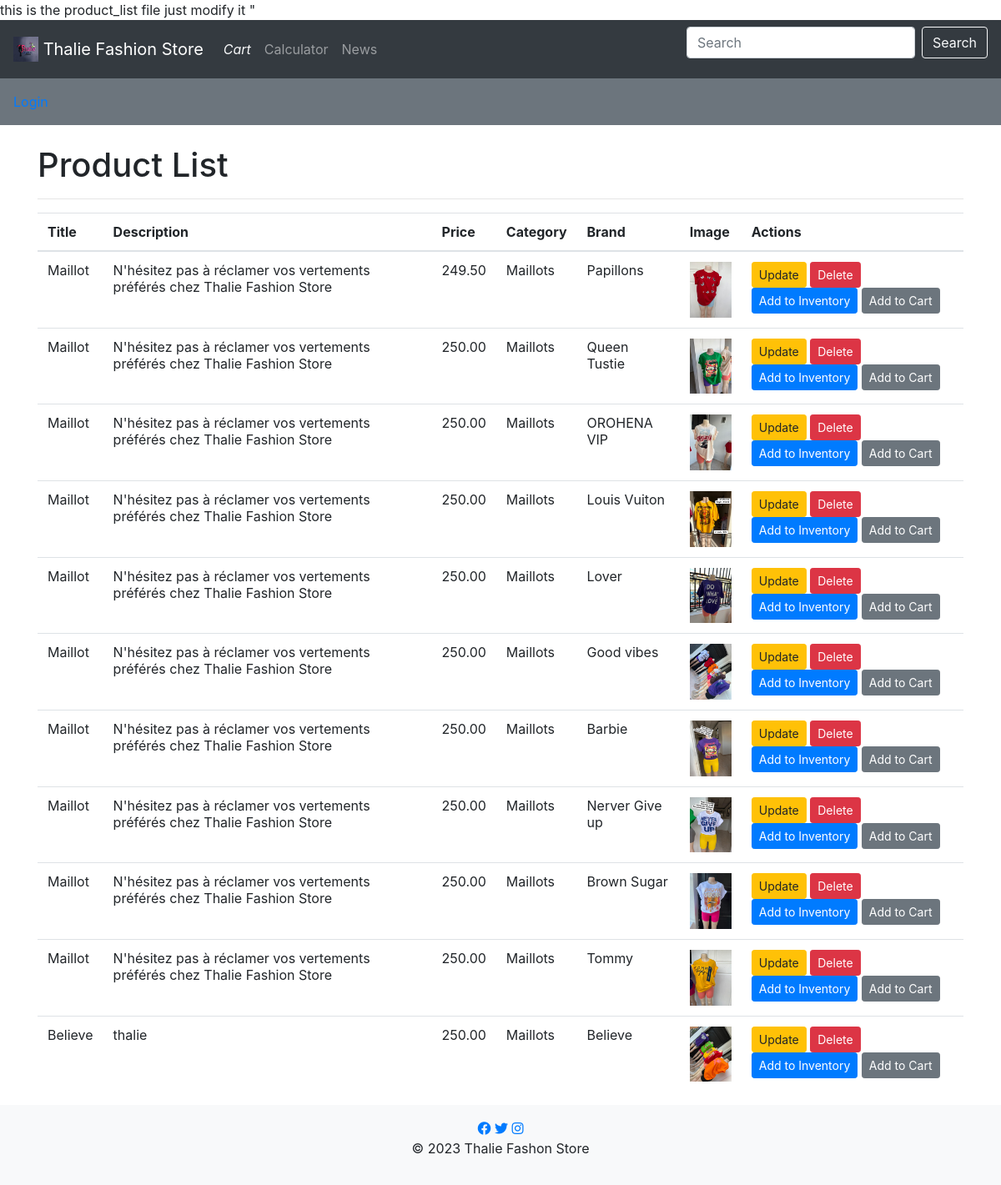
/products, run on an earlier commit of the app's database.
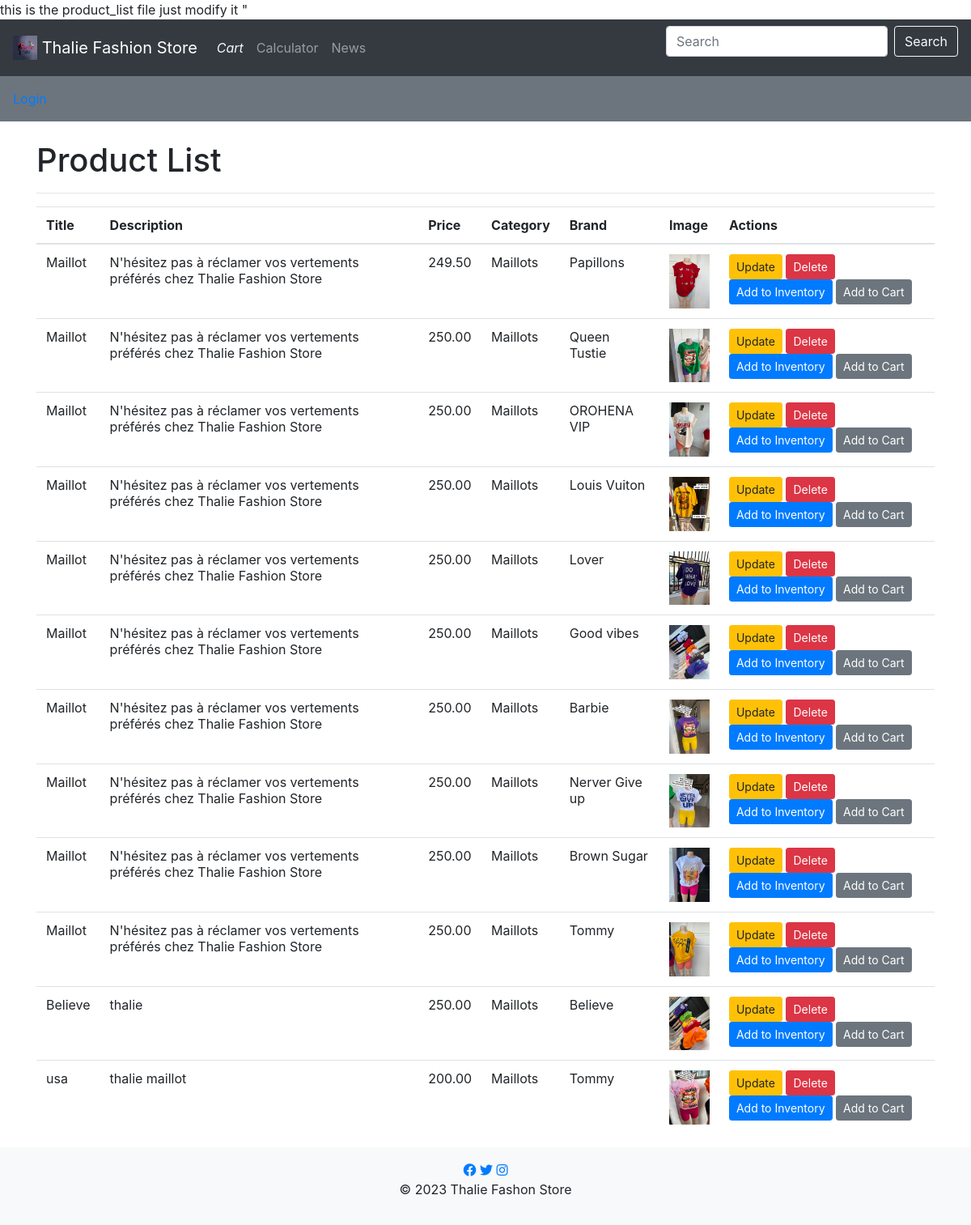
And on a later commit of the database.
### thalie/models.py (models this page shows, shortened)
class Product(models.Model):
    title = models.CharField(max_length=255)
    description = models.TextField()
    price = models.DecimalField(max_digits=10, decimal_places=2)
    category = models.ForeignKey(Category, on_delete=models.SET_NULL, null=True, blank=True)
    brand = models.ForeignKey(Brand, on_delete=models.CASCADE)
    image = models.ImageField(upload_to='product_images/')

class Category(models.Model):
    name = models.CharField(max_length=255)

class Brand(models.Model):
    name = models.CharField(max_length=255)

### thalie/views.py (the view)
# urls.py: path('products', product_list, name='product_list'),
def product_list(request):
    products = Product.objects.all()
    return render(request, 'product_list.html', {'products': products})

### thalie/templates/product_list.html (shortened to what this page needs)
{% extends 'base.html' %}
{% block header %}Product List{% endblock %}
{% block content %}
  <table class="table">
    <thead>
      <tr>
        <th>Title</th>
        <th>Description</th>
        <th>Price</th>
        <th>Category</th>
        <th>Brand</th>
        <th>Image</th>
        <th>Actions</th>
      </tr>
    </thead>
    <tbody>
      {% for product in products %}
        <tr>
          <td>{{ product.title }}</td>
          <td>{{ product.description }}</td>
          <td>{{ product.price }}</td>
          <td>{{ product.category.name }}</td>
          <td>{{ product.brand.name }}</td>
          <td><img src="{{ product.image.url }}" alt="{{ product.title }}" style="max-width: 50px;"></td>
          <td>
            <a href="{% url 'update_product' pk=product.pk %}" class="btn btn-sm btn-warning">Update</a>
            <a href="{% url 'delete_product' pk=product.pk %}" class="btn btn-sm btn-danger">Delete</a>
            <a href="{% url 'add_to_inventory' product_id=product.pk %}" class="btn btn-sm btn-primary">Add to Inventory</a>
            <a href="{% url 'add_to_cart' product_id=product.pk %}" class="btn btn-sm btn-secondary">Add to Cart</a>
          </td>
        </tr>
      {% endfor %}
    </tbody>
  </table>
{% endblock %} "

### thalie/templates/base.html (shortened to what this page needs)
{% load static %}
<!DOCTYPE html>
<html lang="en">
<head>
<link rel="stylesheet" href="{% static 'css/styles.css' %}">
<link rel="stylesheet" href="https://stackpath.bootstrapcdn.com/bootstrap/4.3.1/css/bootstrap.min.css">
    <link rel="stylesheet" href="https://cdnjs.cloudflare.com/ajax/libs/font-awesome/5.15.1/css/all.min.css">
</head>
<body>
<nav class="navbar navbar-expand-lg navbar-dark bg-dark">
    <a class="navbar-brand" href="{% url 'product_views' %}">
        <img src="{% static 'img/logo.jpg' %}" alt="#" height="30" class="d-inline-block align-top">
    Thalie Fashion Store
    </a>
    <div class="collapse navbar-collapse" id="navbarNav">
        <ul class="navbar-nav">
            <li class="nav-item">
                <a class="nav-link" href="{% url 'cart_view' %}"><i class="bi bi-cart4 text-light">Cart</i></a>
            </li>
            <li class="nav-item">
                <a class="nav-link" href="{% url 'calculator' %}">Calculator</a>
            </li>
            <li class="nav-item">
                <a class="nav-link" href="{% url 'news_list' %}">News</a>
            </li>
        </ul>
        <form class="form-inline ml-auto" method="get" action="{% url 'search_products' %}">
            <input class="form-control mr-sm-2" type="search" placeholder="Search" aria-label="Search" name="q"
                   value="{{ query }}">
            <button class="btn btn-outline-light my-2 my-sm-0" type="submit">Search</button>
        </form>
    </div>
</nav>
<nav class="navbar bg-secondary" data-bs-theme="dark" style="color: aliceblue;">
    <ul class="navbar-nav">
        {% if user.is_authenticated %}
            <div class="row ">
                <div class="col-10">
                <li class="nav-item">
                    <span class="navbar-text"><strong> Welcome, {{ user.username }}! </strong></span>
                </li>
            </div>
                <div class="col-2">
                <li class="nav-item">
                    <a class="nav-link" href="{% url 'logout_user' %}">Logout</a>
                </li>
            </div>
            </div>
    {% else %}
                <li class="nav-item">
                    <a class="nav-link" href="{% url 'login_user' %}">Login</a>
                </li>
    {% endif %}
    </ul>
        </nav>
<div class="container mt-4">
    <div class="row">
        <div class="col">
            <h1 id="store-name">{% block header %}Thalie Fashion Store{% endblock %}</h1>
            <hr>
        </div>
    </div>
    <div class="row">
        <div class="col">
            {% block content %}{% endblock %}
        </div>
    </div>
</div>
<footer class="bg-light text-center py-3">
    <div class="social-media">
    <a href="https://www.facebook.com/profile.php?id=100093414459714&sk=about" target="_blank" class="social-icon"><i class="fab fa-facebook"></i></a>
    <a href="#" target="_blank" class="social-icon"><i class="fab fa-twitter"></i></a>
    <a href="#" target="_blank" class="social-icon"><i class="fab fa-instagram"></i></a>
</div>
    <p>&copy; 2023 Thalie Fashon Store</p>
</footer>
</body>
</html>

What changed in the data, as far as the page shows it:
added Product: title "usa", description "thalie maillot", price "200.00", category.name "Maillots", brand.name "Tommy", image (picture)
